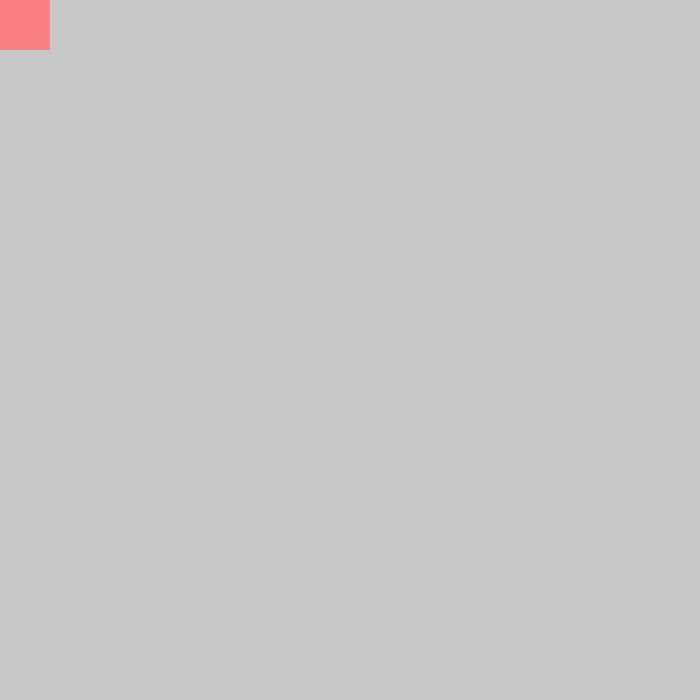
Frame 1 (no input)
Frame 60 (the mouse pressed at the canvas centre just before this capture): identical to frame 1, image omitted
Frame 120 (the mouse held since frame 60 and released just before this capture): blank canvas, image omitted

The Processing sketch that drew this single still picture (run headless with seeded random() and noise(); from frame 60 on, the mouse is pressed at the canvas centre):

// Processing sketch: Ejercicio_7
// ── Ejercicio_7.pde
void setup() {
size(700,700);
}
void draw() {
background(200);
noStroke();

if (mouseX < 350 && mouseY < 350) {
  fill(#FA8181);
  rectMode(CENTER);
rect(mouseX,mouseY,100,100);
} else if (mouseX > 350 && mouseY < 350) {
  fill(#F06FD8);
  rectMode(CENTER);
rect(mouseX,mouseY,100,100);
} else if (mouseX < 350 && mouseY > 350) {
  fill(#6FCEF0);
  rectMode(CENTER);
rect(mouseX,mouseY,100,100);
} else if (mouseX > 350 && mouseY > 350) {
  fill(#6FF083);
  rectMode(CENTER);
rect(mouseX,mouseY,100,100);
}
}
